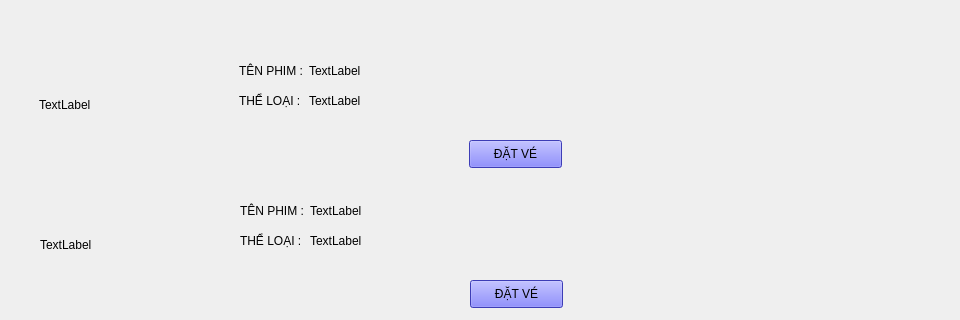
                 <widget class="QWidget" name="page_3">
                  <widget class="QWidget" name="widget_5" native="true">
                   <property name="geometry">
                    <rect>
                     <x>9</x>
                     <y>50</y>
                     <width>941</width>
                     <height>121</height>
                    </rect>
                   </property>
                   <widget class="QLabel" name="phim1_3">
                    <property name="geometry">
                     <rect>
                      <x>300</x>
                      <y>0</y>
                      <width>231</width>
                      <height>41</height>
                     </rect>
                    </property>
                    <property name="text">
                     <string>TextLabel</string>
                    </property>
                   </widget>
                   <widget class="QLabel" name="anh1_2">
                    <property name="geometry">
                     <rect>
                      <x>30</x>
                      <y>0</y>
                      <width>180</width>
                      <height>110</height>
                     </rect>
                    </property>
                    <property name="text">
                     <string>TextLabel</string>
                    </property>
                    <property name="scaledContents">
                     <bool>true</bool>
                    </property>
                   </widget>
                   <widget class="QLabel" name="phim1_4">
                    <property name="geometry">
                     <rect>
                      <x>300</x>
                      <y>30</y>
                      <width>231</width>
                      <height>41</height>
                     </rect>
                    </property>
                    <property name="text">
                     <string>TextLabel</string>
                    </property>
                   </widget>
                   <widget class="QPushButton" name="pushButton_9">
                    <property name="geometry">
                     <rect>
                      <x>460</x>
                      <y>90</y>
                      <width>93</width>
                      <height>28</height>
                     </rect>
                    </property>
                    <property name="styleSheet">
                     <string notr="true">
color: rgb(0, 0, 0);
background-color: rgb(85, 85, 255);</string>
                    </property>
                    <property name="text">
                     <string>ĐẶT VÉ</string>
                    </property>
                   </widget>
                   <widget class="QLabel" name="label_17">
                    <property name="geometry">
                     <rect>
                      <x>230</x>
                      <y>40</y>
                      <width>71</width>
                      <height>21</height>
                     </rect>
                    </property>
                    <property name="text">
                     <string>THỂ LOẠI :</string>
                    </property>
                   </widget>
                   <widget class="QLabel" name="label_21">
                    <property name="geometry">
                     <rect>
                      <x>230</x>
                      <y>10</y>
                      <width>71</width>
                      <height>21</height>
                     </rect>
                    </property>
                    <property name="text">
                     <string>TÊN PHIM :</string>
                    </property>
                   </widget>
                   <widget class="QPushButton" name="chuyenhinhanh_3">
                    <property name="geometry">
                     <rect>
                      <x>30</x>
                      <y>0</y>
                      <width>180</width>
                      <height>110</height>
                     </rect>
                    </property>
                    <property name="styleSheet">
                     <string notr="true">QPushButton {
    background-color: rgba(0, 0, 0, 0); /* Nền trong suốt */
    border: none; /* Loại bỏ viền (nếu cần) */
    color: black; /* Màu chữ (có thể thay đổi) */
}
</string>
                    </property>
                    <property name="text">
                     <string/>
                    </property>
                   </widget>
                   <widget class="QPushButton" name="chuyenphim_3">
                    <property name="geometry">
                     <rect>
                      <x>230</x>
                      <y>10</y>
                      <width>391</width>
                      <height>28</height>
                     </rect>
                    </property>
                    <property name="styleSheet">
                     <string notr="true">QPushButton {
    background-color: rgba(0, 0, 0, 0); /* Nền trong suốt */
    border: none; /* Loại bỏ viền (nếu cần) */
    color: black; /* Màu chữ (có thể thay đổi) */
}
</string>
                    </property>
                    <property name="text">
                     <string/>
                    </property>
                   </widget>
                  </widget>
                  <widget class="QWidget" name="widget_6" native="true">
                   <property name="geometry">
                    <rect>
                     <x>10</x>
                     <y>190</y>
                     <width>941</width>
                     <height>121</height>
                    </rect>
                   </property>
                   <widget class="QLabel" name="phim1_5">
                    <property name="geometry">
                     <rect>
                      <x>300</x>
                      <y>0</y>
                      <width>231</width>
                      <height>41</height>
                     </rect>
                    </property>
                    <property name="text">
                     <string>TextLabel</string>
                    </property>
                   </widget>
                   <widget class="QLabel" name="anh1_3">
                    <property name="geometry">
                     <rect>
                      <x>30</x>
                      <y>0</y>
                      <width>180</width>
                      <height>110</height>
                     </rect>
                    </property>
                    <property name="text">
                     <string>TextLabel</string>
                    </property>
                    <property name="scaledContents">
                     <bool>true</bool>
                    </property>
                   </widget>
                   <widget class="QLabel" name="phim1_6">
                    <property name="geometry">
                     <rect>
                      <x>300</x>
                      <y>30</y>
                      <width>231</width>
                      <height>41</height>
                     </rect>
                    </property>
                    <property name="text">
                     <string>TextLabel</string>
                    </property>
                   </widget>
                   <widget class="QPushButton" name="pushButton_10">
                    <property name="geometry">
                     <rect>
                      <x>460</x>
                      <y>90</y>
                      <width>93</width>
                      <height>28</height>
                     </rect>
                    </property>
                    <property name="styleSheet">
                     <string notr="true">
color: rgb(0, 0, 0);
background-color: rgb(85, 85, 255);</string>
                    </property>
                    <property name="text">
                     <string>ĐẶT VÉ</string>
                    </property>
                   </widget>
                   <widget class="QLabel" name="label_18">
                    <property name="geometry">
                     <rect>
                      <x>230</x>
                      <y>40</y>
                      <width>71</width>
                      <height>21</height>
                     </rect>
                    </property>
                    <property name="text">
                     <string>THỂ LOẠI :</string>
                    </property>
                   </widget>
                   <widget class="QLabel" name="label_22">
                    <property name="geometry">
                     <rect>
                      <x>230</x>
                      <y>10</y>
                      <width>71</width>
                      <height>21</height>
                     </rect>
                    </property>
                    <property name="text">
                     <string>TÊN PHIM :</string>
                    </property>
                   </widget>
                   <widget class="QPushButton" name="chuyenhinhanh_4">
                    <property name="geometry">
                     <rect>
                      <x>30</x>
                      <y>0</y>
                      <width>180</width>
                      <height>110</height>
                     </rect>
                    </property>
                    <property name="styleSheet">
                     <string notr="true">QPushButton {
    background-color: rgba(0, 0, 0, 0); /* Nền trong suốt */
    border: none; /* Loại bỏ viền (nếu cần) */
    color: black; /* Màu chữ (có thể thay đổi) */
}
</string>
                    </property>
                    <property name="text">
                     <string/>
                    </property>
                   </widget>
                   <widget class="QPushButton" name="chuyenphim_4">
                    <property name="geometry">
                     <rect>
                      <x>230</x>
                      <y>10</y>
                      <width>391</width>
                      <height>28</height>
                     </rect>
                    </property>
                    <property name="styleSheet">
                     <string notr="true">QPushButton {
    background-color: rgba(0, 0, 0, 0); /* Nền trong suốt */
    border: none; /* Loại bỏ viền (nếu cần) */
    color: black; /* Màu chữ (có thể thay đổi) */
}
</string>
                    </property>
                    <property name="text">
                     <string/>
                    </property>
                   </widget>
                  </widget>
                 </widget>
